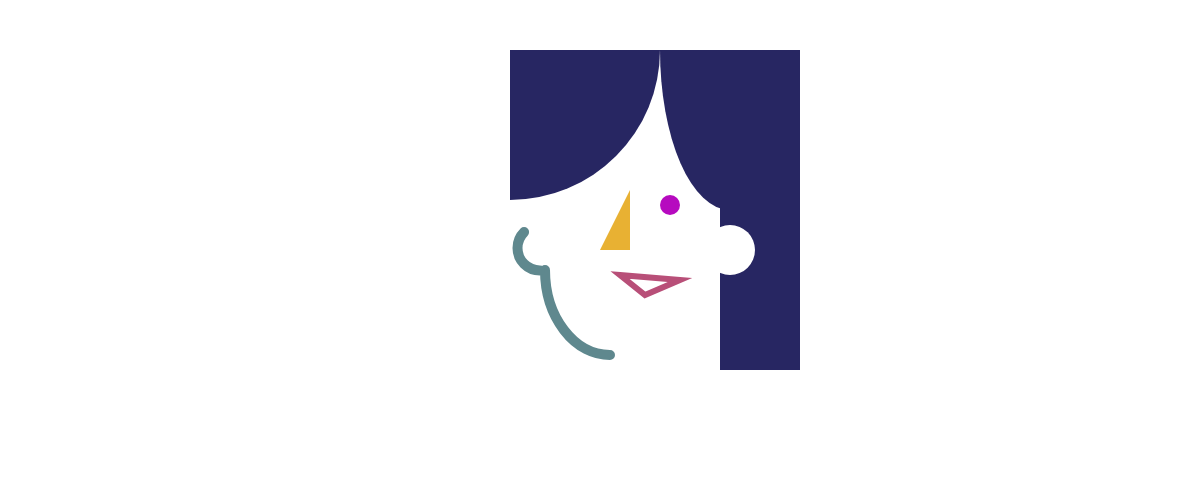
Frame 1 (no input)
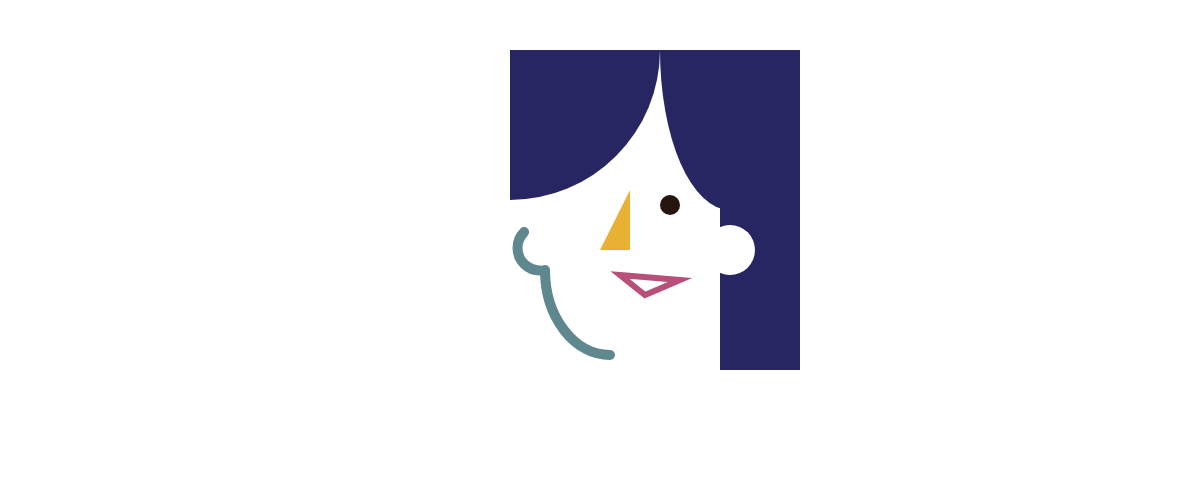
Frame 60 (no input)
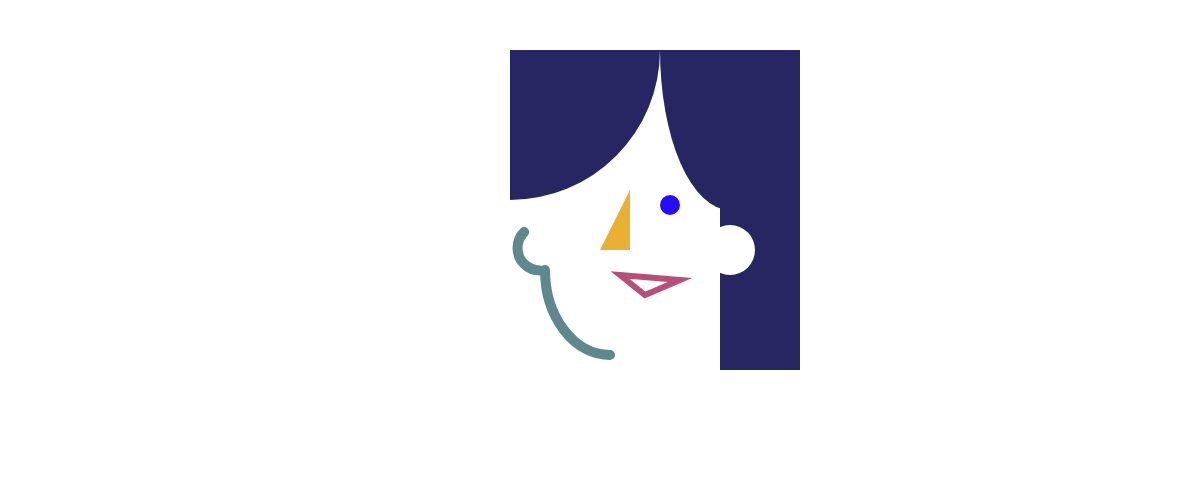
Frame 120 (the mouse pressed at the canvas centre since frame 60)

The p5.js sketch that drew these frames (run headless with seeded random() and noise() and a simulated clock; from frame 60 on, the mouse is pressed at the canvas centre):

// p5.js sketch
// ── sketch.js
function setup() {
  createCanvas(windowWidth, windowHeight/2);
}

function draw() {
  background(255);
  noStroke()
  // Nose
  fill(232,177,51)
  triangle(width/2, height/2, width/2+30, height/2, width/2+30, height/2-60);
  
  //Eye
  fill(random(255),random(50),random(255))
  circle(width/2+70, height/2-45,20);
  //hair
  fill(39,38,98)
  arc(width/2+130, height/2-200, 140,320, HALF_PI, PI);
  arc(width/2-90, height/2-200, 300,300, 0, HALF_PI);
  rect(width/2+120,height/2-200,80,320)
  
  //rightear
  fill(255)
  circle(width/2+130,height/2,50)
  
  
  
  //Mouth
  noFill()
  strokeWeight(6)
  stroke(184,79,120)
  triangle(width/2+20, height/2+25, width/2+80, height/2+30, width/2+45, height/2+45);
  
  //face
  noFill()
  strokeWeight(10)
  stroke(95,136,142)
  arc(width/2+10, height/2+20, 130,170, HALF_PI, PI);
  arc(width/2-60, height/2-2, 45, 45, HALF_PI, PI + QUARTER_PI);
  
  
}
// ── homework.css
.border{
    border: 1px solid salmon;
}

#top-bar{
    position: relative;
    height: 20px;
}

#top-bar #home-button {
    position: absolute;
    left:0;
    top:0;
}

#top-bar #call-to-action {
    position: absolute;
    right: 0;
    top: 0;
}
// ── homework.html
<html>

<head>
    
    <link rel="stylesheet" type="text/css" href="reset.css">
    <link rel="stylesheet" type="text/css" href="homework.css">
    <meta charset="utf-8" />
    <title>Homework</title>

</head>

<body>

    <div id="top-bar" class="border">
        <div id="home-button">xxx</div>
        <div id="call-to-action">yyy</div>
    </div>
    
    <div></div>
    
</body>

</html>
// ── style.css
h1 {
    font-size: 32px;
    color: #FF0000;
    position: relative;
}

h2 {
    color: white;
    background-color: black;
}

.border-red-family {
    background-color:grey;
    border: 1px solid salmon;
}

#pink-div {
    background-color: pink;
}

.drop-shadow {
box-shadow: 10px 10px 30px rgba(0,0,0,0.5);
}

.container{
    position: relative;
    left: 25%;
    right: 25%;
    width: 50%;
}

.container h2{
    font-size: 40;
    position: fixed;
    width: 90%;
    height: 400px;
    right: 0;
    bottom: 0;
}
